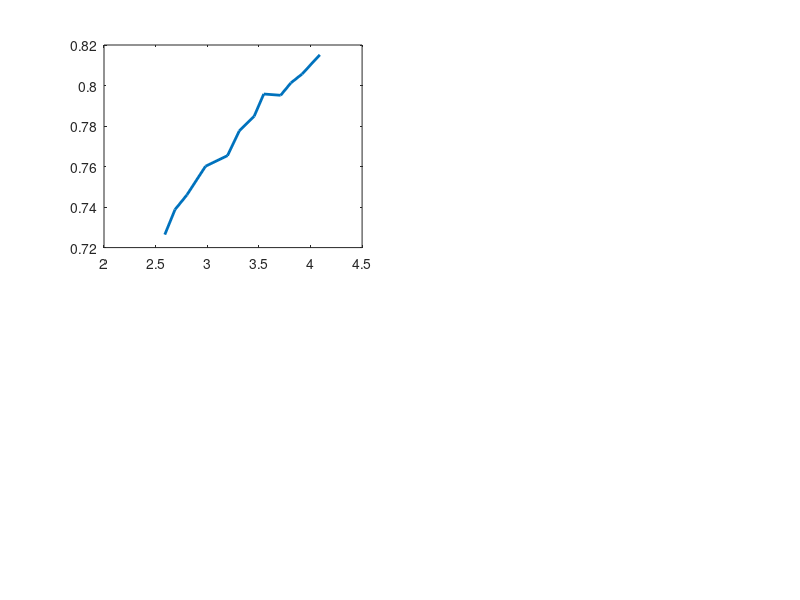

Reproduce this figure in MATLAB. (Note: this script raises an error after producing the figure.)
clear all;
close all;

iout = dlmread('iout.txt');
vin = dlmread('vin.txt');
vout = dlmread('vout.txt');
fs = dlmread('fs.txt');

subplot(221);

plot(vout(:,3),vout(:,7),'linewidth',2);

Vout_eff = zeros(1,length(vout));
for i = 1:length(vout)
    Vout_eff(i) = fsfxn(123, vout(i,3), 3,200e3);
end

hold on;
plot(vout(:,3),Vout_eff,'r','linewidth',2);
legend('Actual','Theortical');

title('V_{out} vs Efficiency (V_{in} = 123V, I_{out} = 3A)','fontweight','bold');
xlabel('V_{out} (volts)','fontweight','bold');
ylabel('Efficiency','fontweight','bold');
axis([min(vout(:,3)) max(vout(:,3)) .7 1])
grid on;

subplot(222);

plot(vin(:,1),vin(:,7),'linewidth',2);

Vin_eff = zeros(1,length(vin));
for i = 1:length(vin)
    Vin_eff(:,i) = fsfxn(vin(i,1),4,3,200e3);
end

hold on;
plot(vin(:,1),Vin_eff,'r','linewidth',2);
legend('Actual','Theortical');

title('V_{in} vs Efficiency (V_{out} = 4V, I_{out} = 3A)','fontweight','bold');
xlabel('V_{in} (volts)','fontweight','bold');
ylabel('Efficiency','fontweight','bold');
axis([min(vin(:,1)) max(vin(:,1)) .7 1])
grid on;

subplot(223);

plot(iout(:,4),iout(:,7),'linewidth',2);

Iout_eff = zeros(1,length(iout));
for i = 1:length(iout)
    Iout_eff(i) = fsfxn(123, 3.6, iout(i,4),200e3);
end

hold on;
plot(iout(:,4),Iout_eff,'r','linewidth',2);
legend('Actual','Theortical');

title('I_{out} vs Efficiency (V_{out} = 3.6V, V_{in} = 123V)','fontweight','bold');
xlabel('I_{out} (volts)','fontweight','bold');
ylabel('Efficiency','fontweight','bold');
axis([min(iout(:,4)) max(iout(:,4)) .7 1])
grid on;

subplot(224);

plot(fs(:,8),fs(:,7),'linewidth',2);

Fs_eff = zeros(1,length(fs));
for i = 1:length(fs)
    Fs_eff(i) = fsfxn(123, 3.6, 3,fs(i,8));
end

hold on;
plot(fs(:,8),Fs_eff,'r','linewidth',2);
legend('Actual','Theortical');

title('F_{s} vs Efficiency (V_{out} = 3.6V, V_{in} = 123V)','fontweight','bold');
xlabel('F_{s} (Hz)','fontweight','bold');
ylabel('Efficiency','fontweight','bold');
axis([min(fs(:,8)) max(fs(:,8)) .7 1])
grid on;
